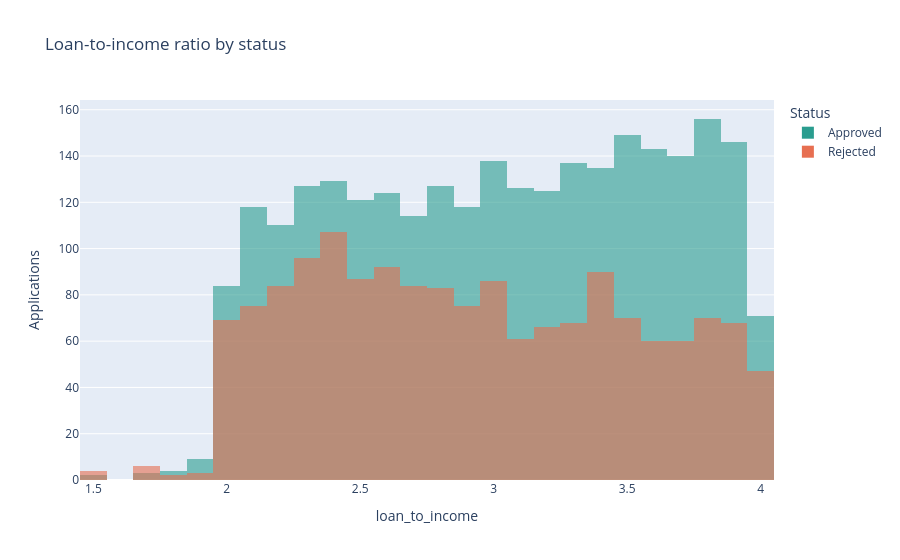

Source (notebook cell):
### Code cell
charts.distribution_by_status(df, "loan_to_income", "Loan-to-income ratio by status", values=lti)

### Figure 1 — Plotly figure (JSON) as saved in the notebook; plotly's stock layout.template omitted (floating-point values rounded to 4 significant figures; data arrays with more than 128 entries replaced by an {"elided": "..."} marker saying what was removed)
{"data": [{"alignmentgroup": "True", "bingroup": "x", "hovertemplate": "status=Approved<br>loan_to_income=%{x}<br>count=%{y}<extra></extra>", "legendgroup": "Approved", "marker": {"color": "#2a9d8f", "opacity": 0.6, "pattern": {"shape": ""}}, "name": "Approved", "nbinsx": 40, "offsetgroup": "Approved", "orientation": "v", "showlegend": true, "type": "histogram", "x": {"elided": "2656 float values"}, "xaxis": "x", "yaxis": "y"}, {"alignmentgroup": "True", "bingroup": "x", "hovertemplate": "status=Rejected<br>loan_to_income=%{x}<br>count=%{y}<extra></extra>", "legendgroup": "Rejected", "marker": {"color": "#e76f51", "opacity": 0.6, "pattern": {"shape": ""}}, "name": "Rejected", "nbinsx": 40, "offsetgroup": "Rejected", "orientation": "v", "showlegend": true, "type": "histogram", "x": {"elided": "1613 float values"}, "xaxis": "x", "yaxis": "y"}], "layout": {"barmode": "overlay", "legend": {"title": {"text": "Status"}, "tracegroupgap": 0}, "title": {"text": "Loan-to-income ratio by status"}, "xaxis": {"anchor": "y", "domain": [0.0, 1.0], "title": {"text": "loan_to_income"}}, "yaxis": {"anchor": "x", "domain": [0.0, 1.0], "title": {"text": "Applications"}}}}
